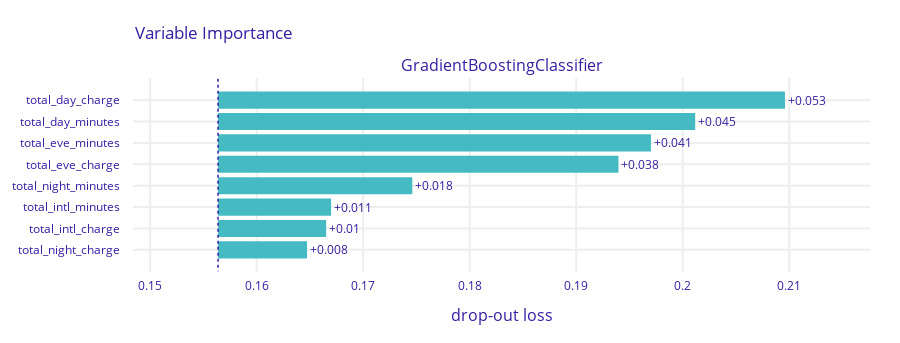

The notebook cell saved with this chart:
### Markdown cell above
For the last model tested, let's see Gradient Boosting:

### Code cell
model3 = sklearn.ensemble.GradientBoostingClassifier() # type: ignore
model3.fit(X, y)

dx.Explainer(model3, X, y, verbose=False).model_parts(random_state=42).plot()

### Figure 1 — Plotly figure (JSON) as saved in the notebook; plotly's stock layout.template omitted (floating-point values rounded to 4 significant figures)
{"data": [{"base": 0.1564, "hoverinfo": "text", "hoverlabel": {"bgcolor": "rgba(0,0,0,0.8)"}, "hovertext": ["Model: GradientBoostingClassifier loss after<br>variable: total_day_charge is permuted: 0.21<br>Drop-out loss change: +0.053", "Model: GradientBoostingClassifier loss after<br>variable: total_day_minutes is permuted: 0.201<br>Drop-out loss change: +0.045", "Model: GradientBoostingClassifier loss after<br>variable: total_eve_minutes is permuted: 0.197<br>Drop-out loss change: +0.041", "Model: GradientBoostingClassifier loss after<br>variable: total_eve_charge is permuted: 0.194<br>Drop-out loss change: +0.038", "Model: GradientBoostingClassifier loss after<br>variable: total_night_minutes is permuted: 0.175<br>Drop-out loss change: +0.018", "Model: GradientBoostingClassifier loss after<br>variable: total_intl_minutes is permuted: 0.167<br>Drop-out loss change: +0.011", "Model: GradientBoostingClassifier loss after<br>variable: total_intl_charge is permuted: 0.167<br>Drop-out loss change: +0.01", "Model: GradientBoostingClassifier loss after<br>variable: total_night_charge is permuted: 0.165<br>Drop-out loss change: +0.008"], "marker": {"color": "#46bac2"}, "orientation": "h", "showlegend": false, "text": ["+0.053", "+0.045", "+0.041", "+0.038", "+0.018", "+0.011", "+0.01", "+0.008"], "textposition": "outside", "type": "bar", "x": [0.05322, 0.0448, 0.04064, 0.03759, 0.01824, 0.01061, 0.01015, 0.008356], "xaxis": "x", "y": ["total_day_charge", "total_day_minutes", "total_eve_minutes", "total_eve_charge", "total_night_minutes", "total_intl_minutes", "total_intl_charge", "total_night_charge"], "yaxis": "y"}], "layout": {"annotations": [{"font": {"size": 16}, "showarrow": false, "text": "GradientBoostingClassifier", "x": 0.5, "xanchor": "center", "xref": "paper", "y": 1, "yanchor": "bottom", "yref": "paper"}, {"font": {"size": 16}, "showarrow": false, "text": "drop-out loss", "x": 0.5, "xanchor": "center", "xref": "paper", "y": 0, "yanchor": "top", "yref": "paper", "yshift": -30}], "font": {"color": "#371ea3"}, "height": 343, "margin": {"b": 71, "r": 30, "t": 78}, "shapes": [{"line": {"color": "#371ea3", "dash": "dot", "width": 1.5}, "type": "line", "x0": 0.1564, "x1": 0.1564, "xref": "x", "y0": -1, "y1": 8, "yref": "y"}], "title": {"text": "Variable Importance", "x": 0.15}, "xaxis": {"anchor": "y", "automargin": true, "domain": [0, 1], "fixedrange": true, "gridwidth": 2, "range": [0.1484, 0.2176], "tickcolor": "white", "ticklen": 3, "ticks": "outside", "type": "linear", "zeroline": false}, "yaxis": {"anchor": "x", "automargin": true, "autorange": "reversed", "domain": [0, 1], "fixedrange": true, "gridwidth": 2, "tickcolor": "white", "ticklen": 10, "ticks": "outside", "type": "category"}}}
